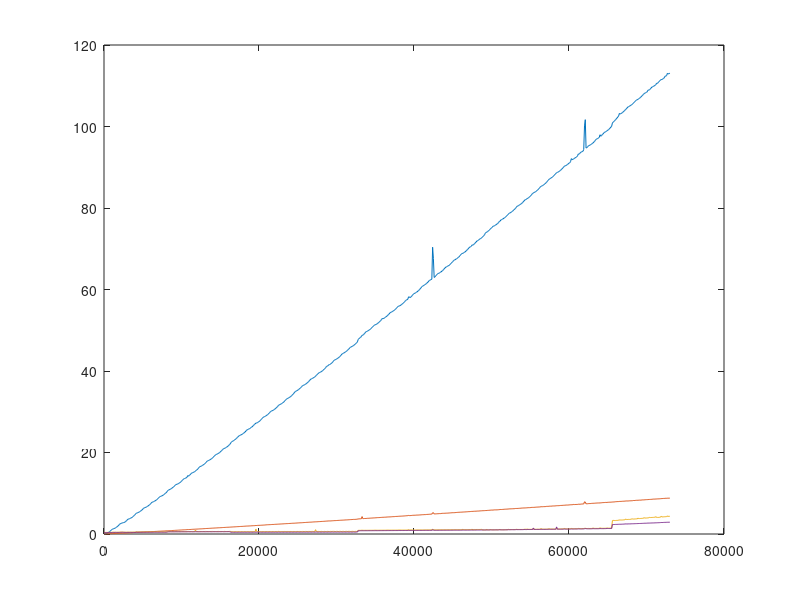

Source code (MATLAB):
x=1:100:73001;y1=1:100:73001;y2=1:100:73001;y3=1:100:73001;y4=1:100:73001;
y1(1) = 0.001400; y2(1) = 0.000500; y3(1) = 0.447222; y4(1) = 0.351800;
y1(2) = 0.017200; y2(2) = 0.007200; y3(2) = 0.390778; y4(2) = 0.353800;
y1(3) = 0.054000; y2(3) = 0.014100; y3(3) = 0.394889; y4(3) = 0.353600;
y1(4) = 0.112500; y2(4) = 0.021300; y3(4) = 0.396556; y4(4) = 0.355200;
y1(5) = 0.191300; y2(5) = 0.030000; y3(5) = 0.398000; y4(5) = 0.379900;
y1(6) = 0.289200; y2(6) = 0.037900; y3(6) = 0.398000; y4(6) = 0.355800;
y1(7) = 0.408600; y2(7) = 0.046900; y3(7) = 0.397778; y4(7) = 0.354800;
y1(8) = 0.547200; y2(8) = 0.055100; y3(8) = 0.400333; y4(8) = 0.355200;
y1(9) = 0.706600; y2(9) = 0.064600; y3(9) = 0.398222; y4(9) = 0.355200;
y1(10) = 0.888900; y2(10) = 0.072900; y3(10) = 0.427778; y4(10) = 0.355000;
y1(11) = 1.089700; y2(11) = 0.082500; y3(11) = 0.397000; y4(11) = 0.354400;
y1(12) = 1.204500; y2(12) = 0.092600; y3(12) = 0.453778; y4(12) = 0.382700;
y1(13) = 1.255600; y2(13) = 0.101000; y3(13) = 0.430000; y4(13) = 0.382900;
y1(14) = 1.328400; y2(14) = 0.111000; y3(14) = 0.455556; y4(14) = 0.382100;
y1(15) = 1.414900; y2(15) = 0.120700; y3(15) = 0.428444; y4(15) = 0.381700;
y1(16) = 1.522400; y2(16) = 0.128800; y3(16) = 0.425889; y4(16) = 0.406200;
y1(17) = 1.651200; y2(17) = 0.139100; y3(17) = 0.429333; y4(17) = 0.383100;
y1(18) = 1.798700; y2(18) = 0.151000; y3(18) = 0.429000; y4(18) = 0.381200;
y1(19) = 1.961200; y2(19) = 0.158700; y3(19) = 0.452556; y4(19) = 0.383400;
y1(20) = 2.146600; y2(20) = 0.169500; y3(20) = 0.428556; y4(20) = 0.382300;
y1(21) = 2.350800; y2(21) = 0.179400; y3(21) = 0.452778; y4(21) = 0.384500;
y1(22) = 2.535400; y2(22) = 0.188700; y3(22) = 0.483889; y4(22) = 0.410300;
y1(23) = 2.599000; y2(23) = 0.199600; y3(23) = 0.457444; y4(23) = 0.410800;
y1(24) = 2.669000; y2(24) = 0.210800; y3(24) = 0.484667; y4(24) = 0.411200;
y1(25) = 2.753900; y2(25) = 0.219900; y3(25) = 0.454000; y4(25) = 0.435600;
y1(26) = 2.790500; y2(26) = 0.222000; y3(26) = 0.475889; y4(26) = 0.406700;
y1(27) = 2.812900; y2(27) = 0.221200; y3(27) = 0.456000; y4(27) = 0.391800;
y1(28) = 2.933800; y2(28) = 0.233300; y3(28) = 0.428111; y4(28) = 0.410200;
y1(29) = 3.087900; y2(29) = 0.244500; y3(29) = 0.458556; y4(29) = 0.381100;
y1(30) = 3.262700; y2(30) = 0.247200; y3(30) = 0.460556; y4(30) = 0.377900;
y1(31) = 3.454100; y2(31) = 0.261300; y3(31) = 0.457778; y4(31) = 0.386100;
y1(32) = 3.633000; y2(32) = 0.270500; y3(32) = 0.435222; y4(32) = 0.410900;
y1(33) = 3.691500; y2(33) = 0.282500; y3(33) = 0.467222; y4(33) = 0.385800;
y1(34) = 3.761400; y2(34) = 0.297600; y3(34) = 0.467111; y4(34) = 0.387000;
y1(35) = 3.846000; y2(35) = 0.303300; y3(35) = 0.435889; y4(35) = 0.413200;
y1(36) = 3.945200; y2(36) = 0.307000; y3(36) = 0.428667; y4(36) = 0.395600;
y1(37) = 4.064700; y2(37) = 0.323500; y3(37) = 0.467778; y4(37) = 0.389900;
y1(38) = 4.199000; y2(38) = 0.325500; y3(38) = 0.463556; y4(38) = 0.387300;
y1(39) = 4.365800; y2(39) = 0.353600; y3(39) = 0.447000; y4(39) = 0.407000;
y1(40) = 4.544800; y2(40) = 0.358000; y3(40) = 0.474111; y4(40) = 0.381800;
y1(41) = 4.738700; y2(41) = 0.363700; y3(41) = 0.478667; y4(41) = 0.382300;
y1(42) = 5.002500; y2(42) = 0.367500; y3(42) = 0.539222; y4(42) = 0.416600;
y1(43) = 5.121900; y2(43) = 0.454700; y3(43) = 0.528333; y4(43) = 0.440100;
y1(44) = 5.179400; y2(44) = 0.387500; y3(44) = 0.515333; y4(44) = 0.442100;
y1(45) = 5.261500; y2(45) = 0.395200; y3(45) = 0.513000; y4(45) = 0.416200;
y1(46) = 5.356101; y2(46) = 0.406500; y3(46) = 0.512778; y4(46) = 0.440400;
y1(47) = 5.471000; y2(47) = 0.417900; y3(47) = 0.540889; y4(47) = 0.418000;
y1(48) = 5.592599; y2(48) = 0.427100; y3(48) = 0.483222; y4(48) = 0.440600;
y1(49) = 5.739700; y2(49) = 0.444700; y3(49) = 0.537111; y4(49) = 0.414500;
y1(50) = 5.903300; y2(50) = 0.446400; y3(50) = 0.512889; y4(50) = 0.441100;
y1(51) = 6.094000; y2(51) = 0.459700; y3(51) = 0.513444; y4(51) = 0.441100;
y1(52) = 6.296600; y2(52) = 0.466100; y3(52) = 0.514000; y4(52) = 0.440400;
y1(53) = 6.415300; y2(53) = 0.480300; y3(53) = 0.511889; y4(53) = 0.441200;
y1(54) = 6.480700; y2(54) = 0.494800; y3(54) = 0.545222; y4(54) = 0.420400;
y1(55) = 6.563600; y2(55) = 0.501600; y3(55) = 0.514333; y4(55) = 0.442200;
y1(56) = 6.656800; y2(56) = 0.519300; y3(56) = 0.542556; y4(56) = 0.427600;
y1(57) = 6.771500; y2(57) = 0.520900; y3(57) = 0.512889; y4(57) = 0.443500;
y1(58) = 6.903600; y2(58) = 0.528600; y3(58) = 0.543889; y4(58) = 0.420400;
y1(59) = 7.049300; y2(59) = 0.539200; y3(59) = 0.516556; y4(59) = 0.443200;
y1(60) = 7.216700; y2(60) = 0.551900; y3(60) = 0.513889; y4(60) = 0.442100;
y1(61) = 7.406199; y2(61) = 0.563500; y3(61) = 0.513889; y4(61) = 0.419200;
y1(62) = 7.605700; y2(62) = 0.569500; y3(62) = 0.515222; y4(62) = 0.443800;
y1(63) = 7.789200; y2(63) = 0.582800; y3(63) = 0.542000; y4(63) = 0.420900;
y1(64) = 7.862901; y2(64) = 0.594200; y3(64) = 0.486111; y4(64) = 0.443500;
y1(65) = 7.935300; y2(65) = 0.603100; y3(65) = 0.546222; y4(65) = 0.422100;
y1(66) = 8.040700; y2(66) = 0.614500; y3(66) = 0.512000; y4(66) = 0.446800;
y1(67) = 8.141400; y2(67) = 0.634400; y3(67) = 0.517444; y4(67) = 0.444600;
y1(68) = 8.273600; y2(68) = 0.635100; y3(68) = 0.517111; y4(68) = 0.443700;
y1(69) = 8.414000; y2(69) = 0.644700; y3(69) = 0.516889; y4(69) = 0.446000;
y1(70) = 8.583700; y2(70) = 0.656000; y3(70) = 0.546667; y4(70) = 0.422500;
y1(71) = 8.759299; y2(71) = 0.670200; y3(71) = 0.515333; y4(71) = 0.446500;
y1(72) = 8.967600; y2(72) = 0.676000; y3(72) = 0.547778; y4(72) = 0.423600;
y1(73) = 9.149899; y2(73) = 0.687100; y3(73) = 0.526778; y4(73) = 0.455700;
y1(74) = 9.215100; y2(74) = 0.695500; y3(74) = 0.550444; y4(74) = 0.421600;
y1(75) = 9.307200; y2(75) = 0.710500; y3(75) = 0.519333; y4(75) = 0.447700;
y1(76) = 9.389000; y2(76) = 0.721500; y3(76) = 0.518000; y4(76) = 0.452300;
y1(77) = 9.499101; y2(77) = 0.727300; y3(77) = 0.520667; y4(77) = 0.425700;
y1(78) = 9.628099; y2(78) = 0.735500; y3(78) = 0.519111; y4(78) = 0.446500;
y1(79) = 9.771100; y2(79) = 0.748600; y3(79) = 0.550000; y4(79) = 0.424100;
y1(80) = 9.944800; y2(80) = 0.766600; y3(80) = 0.492556; y4(80) = 0.446700;
y1(81) = 10.116500; y2(81) = 0.773400; y3(81) = 0.549333; y4(81) = 0.423900;
y1(82) = 10.303599; y2(82) = 0.787400; y3(82) = 0.524778; y4(82) = 0.448800;
y1(83) = 10.615199; y2(83) = 0.797300; y3(83) = 0.575556; y4(83) = 0.517200;
y1(84) = 10.747400; y2(84) = 0.806900; y3(84) = 0.602778; y4(84) = 0.517300;
y1(85) = 10.843200; y2(85) = 0.814200; y3(85) = 0.609222; y4(85) = 0.517600;
y1(86) = 10.952500; y2(86) = 0.821200; y3(86) = 0.584778; y4(86) = 0.543900;
y1(87) = 11.039301; y2(87) = 0.837500; y3(87) = 0.585111; y4(87) = 0.542000;
y1(88) = 11.157599; y2(88) = 0.846200; y3(88) = 0.583667; y4(88) = 0.518400;
y1(89) = 11.298100; y2(89) = 0.855200; y3(89) = 0.582000; y4(89) = 0.540900;
y1(90) = 11.451700; y2(90) = 0.868300; y3(90) = 0.583889; y4(90) = 0.544100;
y1(91) = 11.617300; y2(91) = 0.876100; y3(91) = 0.575222; y4(91) = 0.520800;
y1(92) = 11.809099; y2(92) = 0.885200; y3(92) = 0.603778; y4(92) = 0.521700;
y1(93) = 12.016500; y2(93) = 0.899100; y3(93) = 0.604222; y4(93) = 0.523300;
y1(94) = 12.117699; y2(94) = 0.914600; y3(94) = 0.576889; y4(94) = 0.545200;
y1(95) = 12.207099; y2(95) = 0.919600; y3(95) = 0.582000; y4(95) = 0.546300;
y1(96) = 12.272501; y2(96) = 0.931200; y3(96) = 0.580222; y4(96) = 0.522300;
y1(97) = 12.370901; y2(97) = 0.946200; y3(97) = 0.579889; y4(97) = 0.546700;
y1(98) = 12.488200; y2(98) = 0.955200; y3(98) = 0.577667; y4(98) = 0.546700;
y1(99) = 12.624500; y2(99) = 0.970200; y3(99) = 0.580444; y4(99) = 0.524800;
y1(100) = 12.774800; y2(100) = 0.974500; y3(100) = 0.611778; y4(100) = 0.524200;
y1(101) = 12.943700; y2(101) = 0.988600; y3(101) = 0.607778; y4(101) = 0.523500;
y1(102) = 13.153101; y2(102) = 1.001400; y3(102) = 0.582222; y4(102) = 0.548600;
y1(103) = 13.353299; y2(103) = 1.017100; y3(103) = 0.584000; y4(103) = 0.549700;
y1(104) = 13.551999; y2(104) = 1.018800; y3(104) = 0.588889; y4(104) = 0.526900;
y1(105) = 13.603600; y2(105) = 1.035800; y3(105) = 0.576667; y4(105) = 0.550500;
y1(106) = 13.682199; y2(106) = 1.038300; y3(106) = 0.578889; y4(106) = 0.552000;
y1(107) = 13.781199; y2(107) = 1.054700; y3(107) = 0.582333; y4(107) = 0.527000;
y1(108) = 13.899600; y2(108) = 1.062800; y3(108) = 0.608667; y4(108) = 0.527800;
y1(109) = 14.329100; y2(109) = 1.104500; y3(109) = 0.628444; y4(109) = 0.542500;
y1(110) = 14.183800; y2(110) = 1.084800; y3(110) = 0.595667; y4(110) = 0.553900;
y1(111) = 14.358600; y2(111) = 1.094000; y3(111) = 0.591889; y4(111) = 0.552700;
y1(112) = 14.545300; y2(112) = 1.103900; y3(112) = 0.587222; y4(112) = 0.532100;
y1(113) = 14.746602; y2(113) = 1.115900; y3(113) = 0.590000; y4(113) = 0.553200;
y1(114) = 14.956800; y2(114) = 1.133800; y3(114) = 0.600778; y4(114) = 0.556600;
y1(115) = 15.010201; y2(115) = 1.142700; y3(115) = 0.590000; y4(115) = 0.532300;
y1(116) = 15.094501; y2(116) = 1.157700; y3(116) = 0.612889; y4(116) = 0.529100;
y1(117) = 15.193300; y2(117) = 1.163100; y3(117) = 0.624000; y4(117) = 0.533000;
y1(118) = 15.308001; y2(118) = 1.173800; y3(118) = 0.585778; y4(118) = 0.553400;
y1(119) = 15.453601; y2(119) = 1.189200; y3(119) = 0.961889; y4(119) = 0.567100;
y1(120) = 15.606400; y2(120) = 1.197000; y3(120) = 0.595222; y4(120) = 0.531200;
y1(121) = 15.781201; y2(121) = 1.204600; y3(121) = 0.589556; y4(121) = 0.556400;
y1(122) = 15.958501; y2(122) = 1.213800; y3(122) = 0.589000; y4(122) = 0.556100;
y1(123) = 16.157799; y2(123) = 1.240000; y3(123) = 0.594778; y4(123) = 0.532700;
y1(124) = 16.415298; y2(124) = 1.242500; y3(124) = 0.617778; y4(124) = 0.532300;
y1(125) = 16.538601; y2(125) = 1.255900; y3(125) = 0.619889; y4(125) = 0.532900;
y1(126) = 16.618702; y2(126) = 1.258600; y3(126) = 0.592333; y4(126) = 0.558300;
y1(127) = 16.710899; y2(127) = 1.275500; y3(127) = 0.597111; y4(127) = 0.557800;
y1(128) = 16.825199; y2(128) = 1.285700; y3(128) = 0.600222; y4(128) = 0.535200;
y1(129) = 16.961201; y2(129) = 1.298800; y3(129) = 0.598444; y4(129) = 0.558200;
y1(130) = 17.081900; y2(130) = 1.313300; y3(130) = 0.599556; y4(130) = 0.562400;
y1(131) = 17.259602; y2(131) = 1.320300; y3(131) = 0.598333; y4(131) = 0.535300;
y1(132) = 17.425600; y2(132) = 1.339200; y3(132) = 0.625778; y4(132) = 0.538400;
y1(133) = 17.624599; y2(133) = 1.349200; y3(133) = 0.623222; y4(133) = 0.535700;
y1(134) = 17.858999; y2(134) = 1.362300; y3(134) = 0.594778; y4(134) = 0.562200;
y1(135) = 17.974100; y2(135) = 1.366000; y3(135) = 0.600778; y4(135) = 0.563700;
y1(136) = 18.036499; y2(136) = 1.375300; y3(136) = 0.599333; y4(136) = 0.535800;
y1(137) = 18.152000; y2(137) = 1.386000; y3(137) = 0.601556; y4(137) = 0.564000;
y1(138) = 18.243099; y2(138) = 1.401100; y3(138) = 0.597333; y4(138) = 0.564900;
y1(139) = 18.370800; y2(139) = 1.414700; y3(139) = 0.599444; y4(139) = 0.538600;
y1(140) = 18.520199; y2(140) = 1.422700; y3(140) = 0.624111; y4(140) = 0.539800;
y1(141) = 18.675201; y2(141) = 1.438400; y3(141) = 0.630000; y4(141) = 0.538900;
y1(142) = 18.839500; y2(142) = 1.445800; y3(142) = 0.592222; y4(142) = 0.567200;
y1(143) = 19.055399; y2(143) = 1.456300; y3(143) = 0.597111; y4(143) = 0.563300;
y1(144) = 19.277300; y2(144) = 1.471700; y3(144) = 0.600556; y4(144) = 0.543300;
y1(145) = 19.438198; y2(145) = 1.478100; y3(145) = 0.604333; y4(145) = 0.566300;
y1(146) = 19.514900; y2(146) = 1.490400; y3(146) = 0.596667; y4(146) = 0.568600;
y1(147) = 19.625401; y2(147) = 1.503900; y3(147) = 0.605444; y4(147) = 0.541600;
y1(148) = 19.715799; y2(148) = 1.522900; y3(148) = 0.634111; y4(148) = 0.541300;
y1(149) = 19.833099; y2(149) = 1.521300; y3(149) = 0.630111; y4(149) = 0.543000;
y1(150) = 19.975800; y2(150) = 1.540200; y3(150) = 0.602222; y4(150) = 0.569400;
y1(151) = 20.120100; y2(151) = 1.543200; y3(151) = 0.599889; y4(151) = 0.568300;
y1(152) = 20.314398; y2(152) = 1.560300; y3(152) = 0.600333; y4(152) = 0.544900;
y1(153) = 20.496700; y2(153) = 1.563700; y3(153) = 0.604889; y4(153) = 0.571600;
y1(154) = 20.717800; y2(154) = 1.586400; y3(154) = 0.610444; y4(154) = 0.573000;
y1(155) = 20.892700; y2(155) = 1.596900; y3(155) = 0.606111; y4(155) = 0.546000;
y1(156) = 20.977901; y2(156) = 1.602800; y3(156) = 0.635778; y4(156) = 0.545000;
y1(157) = 21.060600; y2(157) = 1.614500; y3(157) = 0.638667; y4(157) = 0.547600;
y1(158) = 21.168201; y2(158) = 1.625400; y3(158) = 0.604556; y4(158) = 0.573600;
y1(159) = 21.287701; y2(159) = 1.638200; y3(159) = 0.609444; y4(159) = 0.571900;
y1(160) = 21.415901; y2(160) = 1.651000; y3(160) = 0.613445; y4(160) = 0.548300;
y1(161) = 21.569099; y2(161) = 1.661500; y3(161) = 0.610444; y4(161) = 0.573600;
y1(162) = 21.744698; y2(162) = 1.662700; y3(162) = 0.618333; y4(162) = 0.576100;
y1(163) = 21.953701; y2(163) = 1.677800; y3(163) = 0.635000; y4(163) = 0.551000;
y1(164) = 22.133001; y2(164) = 1.696800; y3(164) = 0.637000; y4(164) = 0.548900;
y1(165) = 22.493101; y2(165) = 1.703400; y3(165) = 0.590889; y4(165) = 0.402900;
y1(166) = 22.654099; y2(166) = 1.715000; y3(166) = 0.589667; y4(166) = 0.431200;
y1(167) = 22.770603; y2(167) = 1.730300; y3(167) = 0.546667; y4(167) = 0.465200;
y1(168) = 22.884403; y2(168) = 1.743800; y3(168) = 0.544778; y4(168) = 0.433500;
y1(169) = 23.018398; y2(169) = 1.755700; y3(169) = 0.581111; y4(169) = 0.402400;
y1(170) = 23.169300; y2(170) = 1.753600; y3(170) = 0.580667; y4(170) = 0.433300;
y1(171) = 23.320400; y2(171) = 1.778400; y3(171) = 0.548000; y4(171) = 0.464800;
y1(172) = 23.474697; y2(172) = 1.789500; y3(172) = 0.548667; y4(172) = 0.436600;
y1(173) = 23.680298; y2(173) = 1.804000; y3(173) = 0.580111; y4(173) = 0.405400;
y1(174) = 23.873699; y2(174) = 1.808200; y3(174) = 0.583556; y4(174) = 0.433800;
y1(175) = 24.065701; y2(175) = 1.816900; y3(175) = 0.552222; y4(175) = 0.467500;
y1(176) = 24.176701; y2(176) = 1.835300; y3(176) = 0.548333; y4(176) = 0.437700;
y1(177) = 24.247900; y2(177) = 1.848500; y3(177) = 0.586333; y4(177) = 0.406500;
y1(178) = 24.348700; y2(178) = 1.861500; y3(178) = 0.584556; y4(178) = 0.433600;
y1(179) = 24.457800; y2(179) = 1.861100; y3(179) = 0.552000; y4(179) = 0.467700;
y1(180) = 24.570501; y2(180) = 1.876200; y3(180) = 0.551778; y4(180) = 0.436300;
y1(181) = 24.726398; y2(181) = 1.888100; y3(181) = 0.588111; y4(181) = 0.407700;
y1(182) = 24.857302; y2(182) = 1.903100; y3(182) = 0.588333; y4(182) = 0.439800;
y1(183) = 25.037502; y2(183) = 1.914600; y3(183) = 0.555222; y4(183) = 0.469000;
y1(184) = 25.247200; y2(184) = 1.936200; y3(184) = 0.555889; y4(184) = 0.441400;
y1(185) = 25.437799; y2(185) = 1.942600; y3(185) = 0.586667; y4(185) = 0.410200;
y1(186) = 25.619900; y2(186) = 1.955000; y3(186) = 0.593000; y4(186) = 0.436800;
y1(187) = 25.687702; y2(187) = 1.957500; y3(187) = 0.556556; y4(187) = 0.469200;
y1(188) = 25.785101; y2(188) = 1.974000; y3(188) = 0.559778; y4(188) = 0.439200;
y1(189) = 25.878901; y2(189) = 1.981200; y3(189) = 0.589333; y4(189) = 0.408500;
y1(190) = 25.987202; y2(190) = 1.994900; y3(190) = 0.591444; y4(190) = 0.437200;
y1(191) = 26.172800; y2(191) = 2.010100; y3(191) = 0.558222; y4(191) = 0.469800;
y1(192) = 26.292902; y2(192) = 2.020800; y3(192) = 0.555333; y4(192) = 0.443100;
y1(193) = 26.482203; y2(193) = 2.028900; y3(193) = 0.592222; y4(193) = 0.410400;
y1(194) = 26.665701; y2(194) = 2.047900; y3(194) = 0.594778; y4(194) = 0.437900;
y1(195) = 26.865402; y2(195) = 2.043300; y3(195) = 0.560889; y4(195) = 0.473400;
y1(196) = 27.040600; y2(196) = 2.068200; y3(196) = 0.557667; y4(196) = 0.442000;
y1(197) = 27.227802; y2(197) = 2.092200; y3(197) = 1.217667; y4(197) = 0.413400;
y1(198) = 27.233898; y2(198) = 2.085500; y3(198) = 0.596555; y4(198) = 0.441900;
y1(199) = 27.334202; y2(199) = 2.107700; y3(199) = 0.560667; y4(199) = 0.473500;
y1(200) = 27.459698; y2(200) = 2.119300; y3(200) = 0.561333; y4(200) = 0.445000;
y1(201) = 27.591000; y2(201) = 2.121500; y3(201) = 0.597000; y4(201) = 0.410400;
y1(202) = 27.733398; y2(202) = 2.129300; y3(202) = 0.597333; y4(202) = 0.442500;
y1(203) = 27.955999; y2(203) = 2.141800; y3(203) = 0.561778; y4(203) = 0.473700;
y1(204) = 28.123699; y2(204) = 2.153100; y3(204) = 0.561667; y4(204) = 0.443800;
y1(205) = 28.340601; y2(205) = 2.164600; y3(205) = 0.598444; y4(205) = 0.413300;
y1(206) = 28.590298; y2(206) = 2.176200; y3(206) = 0.599667; y4(206) = 0.443000;
y1(207) = 28.720102; y2(207) = 2.188900; y3(207) = 0.569222; y4(207) = 0.474100;
y1(208) = 28.794901; y2(208) = 2.199800; y3(208) = 0.561667; y4(208) = 0.445900;
y1(209) = 28.881897; y2(209) = 2.215300; y3(209) = 0.599667; y4(209) = 0.413000;
y1(210) = 29.008799; y2(210) = 2.244700; y3(210) = 0.602667; y4(210) = 0.442100;
y1(211) = 29.135799; y2(211) = 2.259200; y3(211) = 0.565444; y4(211) = 0.476400;
y1(212) = 29.286200; y2(212) = 2.269100; y3(212) = 0.566778; y4(212) = 0.446200;
y1(213) = 29.431799; y2(213) = 2.279300; y3(213) = 0.601111; y4(213) = 0.414600;
y1(214) = 29.626902; y2(214) = 2.286400; y3(214) = 0.606778; y4(214) = 0.444200;
y1(215) = 29.842402; y2(215) = 2.298400; y3(215) = 0.565889; y4(215) = 0.478000;
y1(216) = 30.066502; y2(216) = 2.303800; y3(216) = 0.566222; y4(216) = 0.447400;
y1(217) = 30.161200; y2(217) = 2.322700; y3(217) = 0.601667; y4(217) = 0.413600;
y1(218) = 30.259302; y2(218) = 2.338600; y3(218) = 0.603667; y4(218) = 0.445800;
y1(219) = 30.346399; y2(219) = 2.343200; y3(219) = 0.570111; y4(219) = 0.478200;
y1(220) = 30.456799; y2(220) = 2.343100; y3(220) = 0.571222; y4(220) = 0.449700;
y1(221) = 30.581100; y2(221) = 2.361500; y3(221) = 0.603000; y4(221) = 0.415000;
y1(222) = 30.750299; y2(222) = 2.375900; y3(222) = 0.607667; y4(222) = 0.444800;
y1(223) = 30.914501; y2(223) = 2.387400; y3(223) = 0.579111; y4(223) = 0.478800;
y1(224) = 31.081900; y2(224) = 2.392400; y3(224) = 0.570667; y4(224) = 0.448900;
y1(225) = 31.294703; y2(225) = 2.409500; y3(225) = 0.609000; y4(225) = 0.414300;
y1(226) = 31.524200; y2(226) = 2.417800; y3(226) = 0.645778; y4(226) = 0.448600;
y1(227) = 31.690100; y2(227) = 2.428600; y3(227) = 0.572333; y4(227) = 0.480900;
y1(228) = 31.762699; y2(228) = 2.446000; y3(228) = 0.575889; y4(228) = 0.449800;
y1(229) = 31.866199; y2(229) = 2.452400; y3(229) = 0.608667; y4(229) = 0.416100;
y1(230) = 31.985302; y2(230) = 2.475800; y3(230) = 0.612000; y4(230) = 0.447300;
y1(231) = 32.105297; y2(231) = 2.474800; y3(231) = 0.576222; y4(231) = 0.479600;
y1(232) = 32.247902; y2(232) = 2.488400; y3(232) = 0.573222; y4(232) = 0.449400;
y1(233) = 32.392204; y2(233) = 2.500800; y3(233) = 0.612556; y4(233) = 0.417000;
y1(234) = 32.650002; y2(234) = 2.526300; y3(234) = 0.618667; y4(234) = 0.449800;
y1(235) = 32.785397; y2(235) = 2.525100; y3(235) = 0.579111; y4(235) = 0.485300;
y1(236) = 33.016102; y2(236) = 2.542100; y3(236) = 0.577000; y4(236) = 0.451900;
y1(237) = 33.186398; y2(237) = 2.549000; y3(237) = 0.612778; y4(237) = 0.417800;
y1(238) = 33.264900; y2(238) = 2.553500; y3(238) = 0.615000; y4(238) = 0.449900;
y1(239) = 33.386299; y2(239) = 2.570200; y3(239) = 0.581889; y4(239) = 0.485300;
y1(240) = 33.486500; y2(240) = 2.582100; y3(240) = 0.578889; y4(240) = 0.453700;
y1(241) = 33.612701; y2(241) = 2.591000; y3(241) = 0.614778; y4(241) = 0.418300;
y1(242) = 33.762501; y2(242) = 2.603400; y3(242) = 0.617667; y4(242) = 0.449900;
y1(243) = 33.931702; y2(243) = 2.618300; y3(243) = 0.579111; y4(243) = 0.483900;
y1(244) = 34.133301; y2(244) = 2.627500; y3(244) = 0.578111; y4(244) = 0.451300;
y1(245) = 34.306599; y2(245) = 2.649000; y3(245) = 0.616556; y4(245) = 0.419500;
y1(246) = 34.524399; y2(246) = 2.642100; y3(246) = 0.620333; y4(246) = 0.450700;
y1(247) = 34.816799; y2(247) = 2.655000; y3(247) = 0.580000; y4(247) = 0.485600;
y1(248) = 34.966202; y2(248) = 2.678100; y3(248) = 0.578889; y4(248) = 0.454400;
y1(249) = 35.083797; y2(249) = 2.679400; y3(249) = 0.616556; y4(249) = 0.418500;
y1(250) = 35.174202; y2(250) = 2.695900; y3(250) = 0.622444; y4(250) = 0.453000;
y1(251) = 35.315697; y2(251) = 2.719700; y3(251) = 0.618222; y4(251) = 0.488800;
y1(252) = 35.442402; y2(252) = 2.722100; y3(252) = 0.586667; y4(252) = 0.455800;
y1(253) = 35.597698; y2(253) = 2.736400; y3(253) = 0.623000; y4(253) = 0.418900;
y1(254) = 35.762001; y2(254) = 2.754600; y3(254) = 0.623111; y4(254) = 0.453300;
y1(255) = 35.941803; y2(255) = 2.758400; y3(255) = 0.584778; y4(255) = 0.486900;
y1(256) = 36.167500; y2(256) = 2.764600; y3(256) = 0.585444; y4(256) = 0.456000;
y1(257) = 36.374901; y2(257) = 2.784300; y3(257) = 0.625444; y4(257) = 0.420900;
y1(258) = 36.452400; y2(258) = 2.793700; y3(258) = 0.623889; y4(258) = 0.456500;
y1(259) = 36.562904; y2(259) = 2.808600; y3(259) = 0.588333; y4(259) = 0.489400;
y1(260) = 36.641502; y2(260) = 2.820000; y3(260) = 0.589556; y4(260) = 0.458900;
y1(261) = 36.762398; y2(261) = 2.827900; y3(261) = 0.629000; y4(261) = 0.422700;
y1(262) = 36.892902; y2(262) = 2.846600; y3(262) = 0.627111; y4(262) = 0.455400;
y1(263) = 37.064301; y2(263) = 2.863600; y3(263) = 0.590222; y4(263) = 0.493900;
y1(264) = 37.205299; y2(264) = 2.865500; y3(264) = 0.589111; y4(264) = 0.459300;
y1(265) = 37.415497; y2(265) = 2.877000; y3(265) = 0.629556; y4(265) = 0.424800;
y1(266) = 37.612202; y2(266) = 2.890000; y3(266) = 0.628889; y4(266) = 0.458200;
y1(267) = 37.848801; y2(267) = 2.906300; y3(267) = 0.592667; y4(267) = 0.490100;
y1(268) = 38.032398; y2(268) = 2.904800; y3(268) = 0.589444; y4(268) = 0.461200;
y1(269) = 38.090401; y2(269) = 2.924900; y3(269) = 0.629778; y4(269) = 0.424400;
y1(270) = 38.181900; y2(270) = 2.944100; y3(270) = 0.631667; y4(270) = 0.457800;
y1(271) = 38.313896; y2(271) = 2.944400; y3(271) = 0.591667; y4(271) = 0.496400;
y1(272) = 38.435303; y2(272) = 2.974100; y3(272) = 0.592889; y4(272) = 0.459700;
y1(273) = 38.552696; y2(273) = 2.975500; y3(273) = 0.634556; y4(273) = 0.425900;
y1(274) = 38.722904; y2(274) = 2.997300; y3(274) = 1.058333; y4(274) = 0.479000;
y1(275) = 38.934597; y2(275) = 2.992800; y3(275) = 0.594667; y4(275) = 0.494500;
y1(276) = 39.116901; y2(276) = 3.007600; y3(276) = 0.593333; y4(276) = 0.461300;
y1(277) = 39.326397; y2(277) = 3.019100; y3(277) = 0.633667; y4(277) = 0.426100;
y1(278) = 39.517296; y2(278) = 3.037400; y3(278) = 0.632111; y4(278) = 0.461400;
y1(279) = 39.618599; y2(279) = 3.045100; y3(279) = 0.595556; y4(279) = 0.497300;
y1(280) = 39.702801; y2(280) = 3.052500; y3(280) = 0.594556; y4(280) = 0.461300;
y1(281) = 39.799400; y2(281) = 3.073800; y3(281) = 0.637333; y4(281) = 0.426700;
y1(282) = 39.914501; y2(282) = 3.083700; y3(282) = 0.634778; y4(282) = 0.460200;
y1(283) = 40.085697; y2(283) = 3.089800; y3(283) = 0.599667; y4(283) = 0.496800;
y1(284) = 40.230900; y2(284) = 3.103900; y3(284) = 0.600000; y4(284) = 0.464400;
y1(285) = 40.417900; y2(285) = 3.116900; y3(285) = 0.634778; y4(285) = 0.428400;
y1(286) = 40.601799; y2(286) = 3.132900; y3(286) = 0.637444; y4(286) = 0.463100;
y1(287) = 40.843399; y2(287) = 3.145800; y3(287) = 0.598667; y4(287) = 0.500000;
y1(288) = 41.088703; y2(288) = 3.158600; y3(288) = 0.598222; y4(288) = 0.464900;
y1(289) = 41.200901; y2(289) = 3.176100; y3(289) = 0.637889; y4(289) = 0.431200;
y1(290) = 41.295898; y2(290) = 3.185300; y3(290) = 0.643556; y4(290) = 0.462300;
y1(291) = 41.550800; y2(291) = 3.220500; y3(291) = 0.601778; y4(291) = 0.502300;
y1(292) = 41.525200; y2(292) = 3.210100; y3(292) = 0.599333; y4(292) = 0.467600;
y1(293) = 41.673801; y2(293) = 3.190800; y3(293) = 0.642333; y4(293) = 0.429900;
y1(294) = 41.815701; y2(294) = 3.225200; y3(294) = 0.640222; y4(294) = 0.466300;
y1(295) = 41.983700; y2(295) = 3.239300; y3(295) = 0.602889; y4(295) = 0.501600;
y1(296) = 42.182098; y2(296) = 3.250100; y3(296) = 0.646778; y4(296) = 0.470400;
y1(297) = 42.388901; y2(297) = 3.264500; y3(297) = 0.644556; y4(297) = 0.432500;
y1(298) = 42.633503; y2(298) = 3.283200; y3(298) = 0.643556; y4(298) = 0.465900;
y1(299) = 42.738300; y2(299) = 3.281900; y3(299) = 0.603556; y4(299) = 0.503100;
y1(300) = 42.828697; y2(300) = 3.294500; y3(300) = 0.602667; y4(300) = 0.471600;
y1(301) = 42.936501; y2(301) = 3.307200; y3(301) = 0.646222; y4(301) = 0.433400;
y1(302) = 43.049004; y2(302) = 3.314200; y3(302) = 0.646778; y4(302) = 0.466700;
y1(303) = 43.175301; y2(303) = 3.345300; y3(303) = 0.603556; y4(303) = 0.505600;
y1(304) = 43.342495; y2(304) = 3.339700; y3(304) = 0.604333; y4(304) = 0.470400;
y1(305) = 43.490501; y2(305) = 3.359100; y3(305) = 0.649667; y4(305) = 0.432700;
y1(306) = 43.693199; y2(306) = 3.368700; y3(306) = 0.647111; y4(306) = 0.468800;
y1(307) = 43.899300; y2(307) = 3.382400; y3(307) = 0.606000; y4(307) = 0.505500;
y1(308) = 44.139805; y2(308) = 3.395300; y3(308) = 0.606333; y4(308) = 0.470400;
y1(309) = 44.290604; y2(309) = 3.403700; y3(309) = 0.646222; y4(309) = 0.431800;
y1(310) = 44.374905; y2(310) = 3.402500; y3(310) = 0.649000; y4(310) = 0.466400;
y1(311) = 44.473400; y2(311) = 3.430200; y3(311) = 0.609889; y4(311) = 0.507600;
y1(312) = 44.613598; y2(312) = 3.440000; y3(312) = 0.606667; y4(312) = 0.469300;
y1(313) = 44.732002; y2(313) = 3.452700; y3(313) = 0.651111; y4(313) = 0.435000;
y1(314) = 44.883003; y2(314) = 3.468200; y3(314) = 0.651333; y4(314) = 0.470300;
y1(315) = 45.038597; y2(315) = 3.467000; y3(315) = 0.611000; y4(315) = 0.511900;
y1(316) = 45.259499; y2(316) = 3.489400; y3(316) = 0.654444; y4(316) = 0.475000;
y1(317) = 45.424900; y2(317) = 3.503600; y3(317) = 0.651667; y4(317) = 0.436000;
y1(318) = 45.660904; y2(318) = 3.510200; y3(318) = 0.655333; y4(318) = 0.470600;
y1(319) = 45.829498; y2(319) = 3.536600; y3(319) = 0.610667; y4(319) = 0.508500;
y1(320) = 45.904598; y2(320) = 3.536900; y3(320) = 0.613556; y4(320) = 0.473800;
y1(321) = 46.039696; y2(321) = 3.553300; y3(321) = 0.654444; y4(321) = 0.435000;
y1(322) = 46.120197; y2(322) = 3.566300; y3(322) = 0.655889; y4(322) = 0.471800;
y1(323) = 46.261902; y2(323) = 3.583600; y3(323) = 0.622111; y4(323) = 0.510600;
y1(324) = 46.394901; y2(324) = 3.578600; y3(324) = 0.613111; y4(324) = 0.474100;
y1(325) = 46.565899; y2(325) = 3.589700; y3(325) = 0.655222; y4(325) = 0.437800;
y1(326) = 46.756702; y2(326) = 3.597300; y3(326) = 0.655778; y4(326) = 0.473300;
y1(327) = 46.956501; y2(327) = 3.621400; y3(327) = 0.616778; y4(327) = 0.514900;
y1(328) = 47.161098; y2(328) = 3.628500; y3(328) = 0.615889; y4(328) = 0.476200;
y1(329) = 47.759193; y2(329) = 3.703900; y3(329) = 0.911444; y4(329) = 0.805700;
y1(330) = 47.945301; y2(330) = 3.715400; y3(330) = 0.896000; y4(330) = 0.799300;
y1(331) = 48.120800; y2(331) = 3.719600; y3(331) = 0.896555; y4(331) = 0.801400;
y1(332) = 48.260197; y2(332) = 3.743300; y3(332) = 0.897667; y4(332) = 0.800500;
y1(333) = 48.425697; y2(333) = 3.745100; y3(333) = 0.899778; y4(333) = 0.802500;
y1(334) = 48.763699; y2(334) = 4.269400; y3(334) = 0.949778; y4(334) = 0.806500;
y1(335) = 48.785301; y2(335) = 3.767800; y3(335) = 0.903889; y4(335) = 0.805900;
y1(336) = 48.962399; y2(336) = 3.778100; y3(336) = 0.911667; y4(336) = 0.802000;
y1(337) = 49.172695; y2(337) = 3.800900; y3(337) = 0.907111; y4(337) = 0.807900;
y1(338) = 49.388798; y2(338) = 3.804300; y3(338) = 0.907556; y4(338) = 0.807900;
y1(339) = 49.644600; y2(339) = 3.815400; y3(339) = 0.907000; y4(339) = 0.807800;
y1(340) = 49.692802; y2(340) = 3.826800; y3(340) = 0.909333; y4(340) = 0.808800;
y1(341) = 49.806202; y2(341) = 3.855800; y3(341) = 0.909222; y4(341) = 0.806500;
y1(342) = 49.909599; y2(342) = 3.845800; y3(342) = 0.909000; y4(342) = 0.809200;
y1(343) = 50.032097; y2(343) = 3.869000; y3(343) = 0.913556; y4(343) = 0.818500;
y1(344) = 50.189800; y2(344) = 3.886100; y3(344) = 0.914222; y4(344) = 0.811400;
y1(345) = 50.311199; y2(345) = 3.885600; y3(345) = 0.910556; y4(345) = 0.811500;
y1(346) = 50.492603; y2(346) = 3.910300; y3(346) = 0.914111; y4(346) = 0.812800;
y1(347) = 50.717499; y2(347) = 3.919900; y3(347) = 0.913111; y4(347) = 0.815500;
y1(348) = 50.906998; y2(348) = 3.940800; y3(348) = 0.915333; y4(348) = 0.819000;
y1(349) = 51.120098; y2(349) = 3.940200; y3(349) = 0.918222; y4(349) = 0.816000;
y1(350) = 51.242603; y2(350) = 3.961100; y3(350) = 0.915667; y4(350) = 0.816500;
y1(351) = 51.359901; y2(351) = 3.971300; y3(351) = 0.967778; y4(351) = 0.821900;
y1(352) = 51.433399; y2(352) = 3.983500; y3(352) = 0.922222; y4(352) = 0.823000;
y1(353) = 51.527100; y2(353) = 3.996900; y3(353) = 0.919778; y4(353) = 0.818700;
y1(354) = 51.674000; y2(354) = 4.023300; y3(354) = 0.924556; y4(354) = 0.818700;
y1(355) = 51.830101; y2(355) = 4.022700; y3(355) = 0.922000; y4(355) = 0.822400;
y1(356) = 51.989399; y2(356) = 4.033800; y3(356) = 0.924556; y4(356) = 0.823800;
y1(357) = 52.171600; y2(357) = 4.037200; y3(357) = 0.926222; y4(357) = 0.824800;
y1(358) = 52.378700; y2(358) = 4.061999; y3(358) = 0.931667; y4(358) = 0.827300;
y1(359) = 52.602398; y2(359) = 4.069100; y3(359) = 0.931000; y4(359) = 0.824100;
y1(360) = 52.883995; y2(360) = 4.100600; y3(360) = 0.928778; y4(360) = 0.829200;
y1(361) = 52.841698; y2(361) = 4.098900; y3(361) = 0.930000; y4(361) = 0.826600;
y1(362) = 52.918102; y2(362) = 4.101700; y3(362) = 0.933333; y4(362) = 0.831900;
y1(363) = 53.026703; y2(363) = 4.125300; y3(363) = 0.933667; y4(363) = 0.833100;
y1(364) = 53.176403; y2(364) = 4.130900; y3(364) = 0.934667; y4(364) = 0.829900;
y1(365) = 53.333202; y2(365) = 4.129500; y3(365) = 0.936778; y4(365) = 0.834700;
y1(366) = 53.457695; y2(366) = 4.162200; y3(366) = 0.939222; y4(366) = 0.830600;
y1(367) = 53.652504; y2(367) = 4.182401; y3(367) = 0.987222; y4(367) = 0.841100;
y1(368) = 53.844898; y2(368) = 4.175900; y3(368) = 0.941222; y4(368) = 0.836300;
y1(369) = 54.022400; y2(369) = 4.197600; y3(369) = 0.940889; y4(369) = 0.838500;
y1(370) = 54.286400; y2(370) = 4.200800; y3(370) = 0.942667; y4(370) = 0.840100;
y1(371) = 54.387493; y2(371) = 4.209300; y3(371) = 0.944000; y4(371) = 0.842600;
y1(372) = 54.473797; y2(372) = 4.229300; y3(372) = 0.944778; y4(372) = 0.840300;
y1(373) = 54.582703; y2(373) = 4.255300; y3(373) = 0.948222; y4(373) = 0.841000;
y1(374) = 54.701500; y2(374) = 4.252000; y3(374) = 0.947111; y4(374) = 0.843300;
y1(375) = 54.853004; y2(375) = 4.268700; y3(375) = 0.947778; y4(375) = 0.844300;
y1(376) = 54.976898; y2(376) = 4.274000; y3(376) = 0.948111; y4(376) = 0.849200;
y1(377) = 55.137001; y2(377) = 4.301100; y3(377) = 0.950444; y4(377) = 0.846400;
y1(378) = 55.334900; y2(378) = 4.307300; y3(378) = 0.953333; y4(378) = 0.848300;
y1(379) = 55.553795; y2(379) = 4.320900; y3(379) = 0.953889; y4(379) = 0.849600;
y1(380) = 55.807503; y2(380) = 4.323900; y3(380) = 0.953111; y4(380) = 0.847000;
y1(381) = 55.862202; y2(381) = 4.342300; y3(381) = 0.955889; y4(381) = 0.852200;
y1(382) = 55.986298; y2(382) = 4.358300; y3(382) = 1.014000; y4(382) = 0.856800;
y1(383) = 56.034901; y2(383) = 4.366700; y3(383) = 0.962111; y4(383) = 0.852100;
y1(384) = 56.169800; y2(384) = 4.378901; y3(384) = 0.960444; y4(384) = 0.852400;
y1(385) = 56.341400; y2(385) = 4.389900; y3(385) = 0.961333; y4(385) = 0.858000;
y1(386) = 56.454498; y2(386) = 4.392000; y3(386) = 0.961111; y4(386) = 0.855300;
y1(387) = 56.636505; y2(387) = 4.412700; y3(387) = 0.964333; y4(387) = 0.854800;
y1(388) = 56.817402; y2(388) = 4.428600; y3(388) = 0.970000; y4(388) = 0.854500;
y1(389) = 57.033699; y2(389) = 4.439000; y3(389) = 0.963556; y4(389) = 0.858700;
y1(390) = 57.251598; y2(390) = 4.455800; y3(390) = 0.966222; y4(390) = 0.861200;
y1(391) = 57.412403; y2(391) = 4.486600; y3(391) = 0.971667; y4(391) = 0.856200;
y1(392) = 57.494499; y2(392) = 4.483100; y3(392) = 0.969445; y4(392) = 0.859900;
y1(393) = 57.617695; y2(393) = 4.498700; y3(393) = 0.971778; y4(393) = 0.865200;
y1(394) = 58.207703; y2(394) = 4.559400; y3(394) = 1.075555; y4(394) = 0.899000;
y1(395) = 58.178101; y2(395) = 4.516300; y3(395) = 0.914444; y4(395) = 0.874900;
y1(396) = 58.010902; y2(396) = 4.521300; y3(396) = 0.977111; y4(396) = 0.868300;
y1(397) = 58.185505; y2(397) = 4.536500; y3(397) = 1.033556; y4(397) = 0.871700;
y1(398) = 58.359001; y2(398) = 4.552800; y3(398) = 0.980111; y4(398) = 0.865800;
y1(399) = 58.585796; y2(399) = 4.578900; y3(399) = 0.982111; y4(399) = 0.868500;
y1(400) = 58.805103; y2(400) = 4.591000; y3(400) = 0.977667; y4(400) = 0.873300;
y1(401) = 58.987396; y2(401) = 4.597600; y3(401) = 0.983889; y4(401) = 0.868100;
y1(402) = 59.076996; y2(402) = 4.605800; y3(402) = 0.983222; y4(402) = 0.869200;
y1(403) = 59.174000; y2(403) = 4.611600; y3(403) = 0.985444; y4(403) = 0.869800;
y1(404) = 59.311501; y2(404) = 4.620200; y3(404) = 0.994667; y4(404) = 0.874100;
y1(405) = 59.426201; y2(405) = 4.652500; y3(405) = 0.985333; y4(405) = 0.877100;
y1(406) = 59.611206; y2(406) = 4.646700; y3(406) = 0.995889; y4(406) = 0.881600;
y1(407) = 59.756397; y2(407) = 4.656200; y3(407) = 0.996556; y4(407) = 0.875800;
y1(408) = 59.963997; y2(408) = 4.668000; y3(408) = 0.991111; y4(408) = 0.877700;
y1(409) = 60.181702; y2(409) = 4.691800; y3(409) = 0.996889; y4(409) = 0.878200;
y1(410) = 60.412903; y2(410) = 4.697500; y3(410) = 0.997667; y4(410) = 0.887500;
y1(411) = 60.661499; y2(411) = 4.723599; y3(411) = 0.990889; y4(411) = 0.878600;
y1(412) = 60.819599; y2(412) = 4.738400; y3(412) = 0.953222; y4(412) = 0.885800;
y1(413) = 60.917500; y2(413) = 4.740400; y3(413) = 0.999000; y4(413) = 0.888500;
y1(414) = 61.054100; y2(414) = 4.749800; y3(414) = 1.003000; y4(414) = 0.888600;
y1(415) = 61.171600; y2(415) = 4.773300; y3(415) = 1.001889; y4(415) = 0.884400;
y1(416) = 61.308002; y2(416) = 4.761200; y3(416) = 1.004555; y4(416) = 0.895300;
y1(417) = 61.460400; y2(417) = 4.794900; y3(417) = 1.004444; y4(417) = 0.889500;
y1(418) = 61.651100; y2(418) = 4.797400; y3(418) = 1.009667; y4(418) = 0.892100;
y1(419) = 61.802605; y2(419) = 4.828800; y3(419) = 1.009445; y4(419) = 0.887700;
y1(420) = 62.061604; y2(420) = 4.818800; y3(420) = 1.013444; y4(420) = 0.887000;
y1(421) = 62.253399; y2(421) = 4.842500; y3(421) = 1.003667; y4(421) = 0.899500;
y1(422) = 62.312000; y2(422) = 4.865700; y3(422) = 1.012889; y4(422) = 0.891100;
y1(423) = 62.430504; y2(423) = 4.857299; y3(423) = 1.014222; y4(423) = 0.893800;
y1(424) = 62.532299; y2(424) = 4.886401; y3(424) = 1.009667; y4(424) = 0.897300;
y1(425) = 70.376701; y2(425) = 5.199800; y3(425) = 1.198222; y4(425) = 1.065600;
y1(426) = 67.634995; y2(426) = 5.236900; y3(426) = 1.078111; y4(426) = 0.962600;
y1(427) = 62.945503; y2(427) = 4.925700; y3(427) = 1.017222; y4(427) = 0.897900;
y1(428) = 63.116699; y2(428) = 4.934500; y3(428) = 1.022889; y4(428) = 0.904300;
y1(429) = 63.338703; y2(429) = 4.937100; y3(429) = 1.026333; y4(429) = 0.904100;
y1(430) = 63.541801; y2(430) = 4.964600; y3(430) = 1.019222; y4(430) = 0.906800;
y1(431) = 63.749401; y2(431) = 4.972000; y3(431) = 1.024667; y4(431) = 0.907800;
y1(432) = 63.927399; y2(432) = 4.981300; y3(432) = 1.031556; y4(432) = 0.906800;
y1(433) = 63.980904; y2(433) = 4.991700; y3(433) = 1.030555; y4(433) = 0.914200;
y1(434) = 64.076492; y2(434) = 5.015000; y3(434) = 1.033778; y4(434) = 0.915100;
y1(435) = 64.231697; y2(435) = 5.004100; y3(435) = 1.047222; y4(435) = 0.912700;
y1(436) = 64.334206; y2(436) = 5.025301; y3(436) = 1.032444; y4(436) = 0.919800;
y1(437) = 64.511208; y2(437) = 5.063200; y3(437) = 1.049667; y4(437) = 0.916000;
y1(438) = 64.655991; y2(438) = 5.076000; y3(438) = 1.034222; y4(438) = 0.918400;
y1(439) = 64.868202; y2(439) = 5.078700; y3(439) = 1.004667; y4(439) = 0.932500;
y1(440) = 65.084999; y2(440) = 5.076100; y3(440) = 1.043556; y4(440) = 0.923800;
y1(441) = 65.292397; y2(441) = 5.099000; y3(441) = 1.044333; y4(441) = 0.923000;
y1(442) = 65.500999; y2(442) = 5.106500; y3(442) = 1.046778; y4(442) = 0.924600;
y1(443) = 65.549896; y2(443) = 5.112800; y3(443) = 1.044667; y4(443) = 0.921100;
y1(444) = 65.675003; y2(444) = 5.123800; y3(444) = 1.053111; y4(444) = 0.927900;
y1(445) = 65.807205; y2(445) = 5.130500; y3(445) = 1.049444; y4(445) = 0.928100;
y1(446) = 65.897697; y2(446) = 5.150300; y3(446) = 1.047889; y4(446) = 0.922800;
y1(447) = 66.043198; y2(447) = 5.170701; y3(447) = 1.042555; y4(447) = 0.926400;
y1(448) = 66.290390; y2(448) = 5.178500; y3(448) = 1.051889; y4(448) = 0.929000;
y1(449) = 66.424393; y2(449) = 5.205900; y3(449) = 1.057111; y4(449) = 0.931900;
y1(450) = 66.666603; y2(450) = 5.213200; y3(450) = 1.059333; y4(450) = 0.932200;
y1(451) = 66.833206; y2(451) = 5.234800; y3(451) = 1.055222; y4(451) = 0.931800;
y1(452) = 67.101700; y2(452) = 5.227901; y3(452) = 1.028778; y4(452) = 0.955500;
y1(453) = 67.225700; y2(453) = 5.232600; y3(453) = 1.060667; y4(453) = 0.939800;
y1(454) = 67.293694; y2(454) = 5.253000; y3(454) = 1.065222; y4(454) = 0.940700;
y1(455) = 67.469009; y2(455) = 5.273200; y3(455) = 1.069111; y4(455) = 0.946000;
y1(456) = 67.538895; y2(456) = 5.286100; y3(456) = 1.062000; y4(456) = 0.936300;
y1(457) = 67.665199; y2(457) = 5.293500; y3(457) = 1.070222; y4(457) = 0.939400;
y1(458) = 67.862404; y2(458) = 5.336200; y3(458) = 1.062556; y4(458) = 0.939800;
y1(459) = 68.005402; y2(459) = 5.319700; y3(459) = 1.064000; y4(459) = 0.941100;
y1(460) = 68.251694; y2(460) = 5.346000; y3(460) = 1.063667; y4(460) = 0.942100;
y1(461) = 68.441101; y2(461) = 5.351900; y3(461) = 1.066889; y4(461) = 0.941000;
y1(462) = 68.681198; y2(462) = 5.356200; y3(462) = 1.069333; y4(462) = 0.945600;
y1(463) = 68.820702; y2(463) = 5.370300; y3(463) = 1.071222; y4(463) = 0.945500;
y1(464) = 68.869591; y2(464) = 5.393600; y3(464) = 1.151222; y4(464) = 0.969000;
y1(465) = 69.022400; y2(465) = 5.397400; y3(465) = 1.081000; y4(465) = 0.958400;
y1(466) = 69.094704; y2(466) = 5.402500; y3(466) = 1.081111; y4(466) = 0.955300;
y1(467) = 69.254807; y2(467) = 5.426199; y3(467) = 1.079556; y4(467) = 0.952600;
y1(468) = 69.418404; y2(468) = 5.439800; y3(468) = 1.079778; y4(468) = 0.949200;
y1(469) = 69.603996; y2(469) = 5.439400; y3(469) = 1.084222; y4(469) = 0.957600;
y1(470) = 69.815094; y2(470) = 5.469200; y3(470) = 1.083889; y4(470) = 0.958500;
y1(471) = 69.986801; y2(471) = 5.485800; y3(471) = 1.086111; y4(471) = 0.958800;
y1(472) = 70.264793; y2(472) = 5.484500; y3(472) = 1.085667; y4(472) = 0.954800;
y1(473) = 70.415398; y2(473) = 5.497700; y3(473) = 1.089111; y4(473) = 0.961600;
y1(474) = 70.489502; y2(474) = 5.518400; y3(474) = 1.087111; y4(474) = 0.965800;
y1(475) = 70.626099; y2(475) = 5.539600; y3(475) = 1.095000; y4(475) = 0.965100;
y1(476) = 70.952896; y2(476) = 5.541300; y3(476) = 1.162667; y4(476) = 0.978600;
y1(477) = 70.879395; y2(477) = 5.550900; y3(477) = 1.003111; y4(477) = 0.974900;
y1(478) = 71.054001; y2(478) = 5.571599; y3(478) = 1.097889; y4(478) = 0.963500;
y1(479) = 71.213699; y2(479) = 5.582600; y3(479) = 1.112111; y4(479) = 0.974800;
y1(480) = 71.436600; y2(480) = 5.585600; y3(480) = 0.996333; y4(480) = 0.981200;
y1(481) = 71.621704; y2(481) = 5.593200; y3(481) = 1.109222; y4(481) = 0.974000;
y1(482) = 71.871399; y2(482) = 5.622200; y3(482) = 1.108000; y4(482) = 0.977600;
y1(483) = 71.991898; y2(483) = 5.620200; y3(483) = 1.110555; y4(483) = 0.975800;
y1(484) = 72.082008; y2(484) = 5.638300; y3(484) = 1.107667; y4(484) = 0.975000;
y1(485) = 72.240494; y2(485) = 5.639200; y3(485) = 1.109222; y4(485) = 0.978200;
y1(486) = 72.428696; y2(486) = 5.656200; y3(486) = 1.110556; y4(486) = 0.978400;
y1(487) = 72.504601; y2(487) = 5.704000; y3(487) = 1.115889; y4(487) = 0.983700;
y1(488) = 72.640503; y2(488) = 5.683300; y3(488) = 1.178889; y4(488) = 0.993000;
y1(489) = 72.798599; y2(489) = 5.708099; y3(489) = 1.020667; y4(489) = 0.993200;
y1(490) = 73.018997; y2(490) = 5.728900; y3(490) = 1.010222; y4(490) = 0.992700;
y1(491) = 73.206604; y2(491) = 5.717700; y3(491) = 1.007667; y4(491) = 0.984600;
y1(492) = 73.465996; y2(492) = 5.738900; y3(492) = 1.012667; y4(492) = 0.987400;
y1(493) = 73.788200; y2(493) = 5.755600; y3(493) = 1.009111; y4(493) = 0.985900;
y1(494) = 74.001305; y2(494) = 5.748800; y3(494) = 1.012333; y4(494) = 0.991300;
y1(495) = 74.084305; y2(495) = 5.777600; y3(495) = 1.126667; y4(495) = 0.994900;
y1(496) = 74.233093; y2(496) = 5.793000; y3(496) = 1.016000; y4(496) = 0.988800;
y1(497) = 74.389603; y2(497) = 5.801600; y3(497) = 1.018667; y4(497) = 0.997300;
y1(498) = 74.543701; y2(498) = 5.815500; y3(498) = 1.017222; y4(498) = 1.002100;
y1(499) = 74.735298; y2(499) = 5.837901; y3(499) = 1.024444; y4(499) = 1.001600;
y1(500) = 74.992409; y2(500) = 5.864700; y3(500) = 1.108111; y4(500) = 1.024300;
y1(501) = 75.095398; y2(501) = 5.865600; y3(501) = 1.035778; y4(501) = 1.002500;
y1(502) = 75.284012; y2(502) = 5.879000; y3(502) = 1.034111; y4(502) = 1.003200;
y1(503) = 75.524300; y2(503) = 5.862000; y3(503) = 1.037667; y4(503) = 1.008000;
y1(504) = 75.562698; y2(504) = 5.911300; y3(504) = 1.033778; y4(504) = 1.008900;
y1(505) = 75.663803; y2(505) = 5.915599; y3(505) = 1.036111; y4(505) = 1.007200;
y1(506) = 75.818703; y2(506) = 5.931200; y3(506) = 1.035444; y4(506) = 1.011600;
y1(507) = 75.892403; y2(507) = 5.917201; y3(507) = 1.034000; y4(507) = 1.024200;
y1(508) = 76.082802; y2(508) = 5.930100; y3(508) = 1.036778; y4(508) = 1.010000;
y1(509) = 76.196503; y2(509) = 5.928200; y3(509) = 1.038667; y4(509) = 1.010400;
y1(510) = 76.419006; y2(510) = 5.969300; y3(510) = 1.039333; y4(510) = 1.009500;
y1(511) = 76.677200; y2(511) = 5.976199; y3(511) = 1.114334; y4(511) = 1.035300;
y1(512) = 76.762802; y2(512) = 6.009000; y3(512) = 1.072444; y4(512) = 1.032300;
y1(513) = 77.048203; y2(513) = 6.016100; y3(513) = 1.052667; y4(513) = 1.023900;
y1(514) = 77.158409; y2(514) = 6.012900; y3(514) = 1.049667; y4(514) = 1.022900;
y1(515) = 77.255394; y2(515) = 6.028900; y3(515) = 1.049667; y4(515) = 1.022000;
y1(516) = 77.345200; y2(516) = 6.033400; y3(516) = 1.050667; y4(516) = 1.016900;
y1(517) = 77.501801; y2(517) = 6.059000; y3(517) = 1.050889; y4(517) = 1.019100;
y1(518) = 77.618202; y2(518) = 6.081500; y3(518) = 1.058000; y4(518) = 1.019700;
y1(519) = 77.770004; y2(519) = 6.087000; y3(519) = 1.058222; y4(519) = 1.035300;
y1(520) = 77.925301; y2(520) = 6.091699; y3(520) = 1.062444; y4(520) = 1.031500;
y1(521) = 78.167892; y2(521) = 6.115500; y3(521) = 1.064889; y4(521) = 1.030500;
y1(522) = 78.338402; y2(522) = 6.106800; y3(522) = 1.065111; y4(522) = 1.038100;
y1(523) = 78.584801; y2(523) = 6.171900; y3(523) = 1.166444; y4(523) = 1.062300;
y1(524) = 78.744499; y2(524) = 6.144400; y3(524) = 1.081556; y4(524) = 1.050500;
y1(525) = 78.782692; y2(525) = 6.175100; y3(525) = 1.084334; y4(525) = 1.048800;
y1(526) = 78.938698; y2(526) = 6.181300; y3(526) = 1.094667; y4(526) = 1.059200;
y1(527) = 79.046509; y2(527) = 6.190300; y3(527) = 1.093778; y4(527) = 1.057900;
y1(528) = 79.207199; y2(528) = 6.189500; y3(528) = 1.094556; y4(528) = 1.063800;
y1(529) = 79.348007; y2(529) = 6.213600; y3(529) = 1.092889; y4(529) = 1.050900;
y1(530) = 79.596207; y2(530) = 6.202001; y3(530) = 1.094000; y4(530) = 1.058900;
y1(531) = 79.704300; y2(531) = 6.234700; y3(531) = 1.090000; y4(531) = 1.057000;
y1(532) = 79.950798; y2(532) = 6.263300; y3(532) = 1.098000; y4(532) = 1.067200;
y1(533) = 80.137611; y2(533) = 6.264900; y3(533) = 1.174778; y4(533) = 1.089300;
y1(534) = 80.434494; y2(534) = 6.276400; y3(534) = 1.127000; y4(534) = 1.074100;
y1(535) = 80.481300; y2(535) = 6.270600; y3(535) = 1.107889; y4(535) = 1.070700;
y1(536) = 80.613403; y2(536) = 6.291500; y3(536) = 1.114111; y4(536) = 1.076000;
y1(537) = 80.746704; y2(537) = 6.306700; y3(537) = 1.114444; y4(537) = 1.078300;
y1(538) = 80.844200; y2(538) = 6.314200; y3(538) = 1.110667; y4(538) = 1.071100;
y1(539) = 81.009102; y2(539) = 6.340000; y3(539) = 1.113778; y4(539) = 1.079500;
y1(540) = 81.120193; y2(540) = 6.355500; y3(540) = 1.112111; y4(540) = 1.077300;
y1(541) = 81.333893; y2(541) = 6.385099; y3(541) = 1.114333; y4(541) = 1.076100;
y1(542) = 81.514198; y2(542) = 6.367400; y3(542) = 1.122222; y4(542) = 1.088500;
y1(543) = 81.754303; y2(543) = 6.392400; y3(543) = 1.122445; y4(543) = 1.088000;
y1(544) = 81.965309; y2(544) = 6.400600; y3(544) = 1.215444; y4(544) = 1.111300;
y1(545) = 82.076202; y2(545) = 6.405500; y3(545) = 1.136778; y4(545) = 1.091400;
y1(546) = 82.121300; y2(546) = 6.415700; y3(546) = 1.132333; y4(546) = 1.087200;
y1(547) = 82.333801; y2(547) = 6.439101; y3(547) = 1.216444; y4(547) = 1.138500;
y1(548) = 82.384995; y2(548) = 6.446900; y3(548) = 1.151444; y4(548) = 1.101200;
y1(549) = 82.571999; y2(549) = 6.473300; y3(549) = 1.147222; y4(549) = 1.105700;
y1(550) = 82.717598; y2(550) = 6.463700; y3(550) = 1.149000; y4(550) = 1.101100;
y1(551) = 82.887398; y2(551) = 6.476800; y3(551) = 1.153000; y4(551) = 1.102800;
y1(552) = 83.082901; y2(552) = 6.512100; y3(552) = 1.138556; y4(552) = 1.102400;
y1(553) = 83.350906; y2(553) = 6.525701; y3(553) = 1.146444; y4(553) = 1.110300;
y1(554) = 83.564499; y2(554) = 6.533200; y3(554) = 1.148556; y4(554) = 1.101900;
y1(555) = 83.672897; y2(555) = 6.532701; y3(555) = 1.299889; y4(555) = 1.480000;
y1(556) = 83.814499; y2(556) = 6.539900; y3(556) = 1.165333; y4(556) = 1.120500;
y1(557) = 83.883202; y2(557) = 6.556800; y3(557) = 1.159111; y4(557) = 1.105900;
y1(558) = 84.036400; y2(558) = 6.577200; y3(558) = 1.162444; y4(558) = 1.112700;
y1(559) = 84.133896; y2(559) = 6.587299; y3(559) = 1.157667; y4(559) = 1.114100;
y1(560) = 84.334602; y2(560) = 6.606799; y3(560) = 1.166778; y4(560) = 1.128000;
y1(561) = 84.496498; y2(561) = 6.612801; y3(561) = 1.165778; y4(561) = 1.121600;
y1(562) = 84.749001; y2(562) = 6.616199; y3(562) = 1.165111; y4(562) = 1.122300;
y1(563) = 84.949303; y2(563) = 6.656400; y3(563) = 1.172444; y4(563) = 1.126100;
y1(564) = 85.178909; y2(564) = 6.635100; y3(564) = 1.172778; y4(564) = 1.119300;
y1(565) = 85.319901; y2(565) = 6.712801; y3(565) = 1.325111; y4(565) = 1.194700;
y1(566) = 85.428398; y2(566) = 6.674500; y3(566) = 1.193444; y4(566) = 1.130000;
y1(567) = 85.504601; y2(567) = 6.705400; y3(567) = 1.193889; y4(567) = 1.137400;
y1(568) = 85.663902; y2(568) = 6.714600; y3(568) = 1.192000; y4(568) = 1.139400;
y1(569) = 85.754295; y2(569) = 6.713900; y3(569) = 1.183778; y4(569) = 1.133000;
y1(570) = 85.977913; y2(570) = 6.730900; y3(570) = 1.192555; y4(570) = 1.137200;
y1(571) = 86.099197; y2(571) = 6.728101; y3(571) = 1.194000; y4(571) = 1.144500;
y1(572) = 86.338799; y2(572) = 6.780401; y3(572) = 1.188444; y4(572) = 1.141700;
y1(573) = 86.504715; y2(573) = 6.777200; y3(573) = 1.192667; y4(573) = 1.149400;
y1(574) = 86.776794; y2(574) = 6.793800; y3(574) = 1.205222; y4(574) = 1.148700;
y1(575) = 87.018898; y2(575) = 6.791700; y3(575) = 1.309000; y4(575) = 1.180900;
y1(576) = 87.155998; y2(576) = 6.833899; y3(576) = 1.213333; y4(576) = 1.153500;
y1(577) = 87.232994; y2(577) = 6.839700; y3(577) = 1.213333; y4(577) = 1.160100;
y1(578) = 87.418503; y2(578) = 6.818700; y3(578) = 1.210556; y4(578) = 1.159400;
y1(579) = 87.502602; y2(579) = 6.848200; y3(579) = 1.211555; y4(579) = 1.168000;
y1(580) = 87.677200; y2(580) = 6.901700; y3(580) = 1.214222; y4(580) = 1.154000;
y1(581) = 87.840797; y2(581) = 6.872401; y3(581) = 1.214111; y4(581) = 1.162500;
y1(582) = 88.039902; y2(582) = 6.871199; y3(582) = 1.211222; y4(582) = 1.162300;
y1(583) = 88.247002; y2(583) = 6.900301; y3(583) = 1.217667; y4(583) = 1.161800;
y1(584) = 88.490601; y2(584) = 6.916200; y3(584) = 1.221111; y4(584) = 1.164900;
y1(585) = 88.647293; y2(585) = 6.944601; y3(585) = 1.330222; y4(585) = 1.743000;
y1(586) = 88.765602; y2(586) = 6.951099; y3(586) = 1.240778; y4(586) = 1.175200;
y1(587) = 88.798698; y2(587) = 6.945300; y3(587) = 1.239111; y4(587) = 1.181200;
y1(588) = 88.971603; y2(588) = 6.953300; y3(588) = 1.239889; y4(588) = 1.180000;
y1(589) = 89.078415; y2(589) = 6.977900; y3(589) = 1.240111; y4(589) = 1.187000;
y1(590) = 89.242409; y2(590) = 7.001199; y3(590) = 1.244333; y4(590) = 1.177200;
y1(591) = 89.407692; y2(591) = 7.013299; y3(591) = 1.241778; y4(591) = 1.186700;
y1(592) = 89.634109; y2(592) = 7.006000; y3(592) = 1.249444; y4(592) = 1.192600;
y1(593) = 89.832397; y2(593) = 7.042100; y3(593) = 1.255556; y4(593) = 1.184700;
y1(594) = 89.984795; y2(594) = 7.041000; y3(594) = 1.252889; y4(594) = 1.199000;
y1(595) = 90.297310; y2(595) = 7.053000; y3(595) = 1.376778; y4(595) = 1.234800;
y1(596) = 90.331802; y2(596) = 7.070600; y3(596) = 1.271778; y4(596) = 1.206800;
y1(597) = 90.415100; y2(597) = 7.108600; y3(597) = 1.262667; y4(597) = 1.199600;
y1(598) = 90.542397; y2(598) = 7.087100; y3(598) = 1.260444; y4(598) = 1.198100;
y1(599) = 90.691299; y2(599) = 7.108900; y3(599) = 1.269444; y4(599) = 1.207700;
y1(600) = 90.815514; y2(600) = 7.114900; y3(600) = 1.265111; y4(600) = 1.205400;
y1(601) = 90.998199; y2(601) = 7.129300; y3(601) = 1.269667; y4(601) = 1.204100;
y1(602) = 91.139999; y2(602) = 7.152300; y3(602) = 1.263889; y4(602) = 1.209100;
y1(603) = 91.378899; y2(603) = 7.191900; y3(603) = 1.293000; y4(603) = 1.218100;
y1(604) = 92.120995; y2(604) = 7.160701; y3(604) = 1.384222; y4(604) = 1.239300;
y1(605) = 91.864906; y2(605) = 7.204700; y3(605) = 1.301667; y4(605) = 1.224700;
y1(606) = 91.963608; y2(606) = 7.191900; y3(606) = 1.300444; y4(606) = 1.214100;
y1(607) = 92.053200; y2(607) = 7.258900; y3(607) = 1.297667; y4(607) = 1.231000;
y1(608) = 92.145096; y2(608) = 7.227900; y3(608) = 1.295889; y4(608) = 1.230900;
y1(609) = 92.359711; y2(609) = 7.244300; y3(609) = 1.302333; y4(609) = 1.239100;
y1(610) = 92.414101; y2(610) = 7.232201; y3(610) = 1.293556; y4(610) = 1.232000;
y1(611) = 92.603394; y2(611) = 7.255900; y3(611) = 1.300111; y4(611) = 1.236300;
y1(612) = 92.798203; y2(612) = 7.249500; y3(612) = 1.302667; y4(612) = 1.239000;
y1(613) = 93.276993; y2(613) = 7.313300; y3(613) = 1.382000; y4(613) = 1.254400;
y1(614) = 93.212410; y2(614) = 7.314700; y3(614) = 1.354889; y4(614) = 1.258600;
y1(615) = 93.394501; y2(615) = 7.285500; y3(615) = 1.313000; y4(615) = 1.243900;
y1(616) = 93.683205; y2(616) = 7.334100; y3(616) = 1.322778; y4(616) = 1.249000;
y1(617) = 93.728897; y2(617) = 7.339601; y3(617) = 1.312667; y4(617) = 1.238800;
y1(618) = 93.841805; y2(618) = 7.365600; y3(618) = 1.345222; y4(618) = 1.247800;
y1(619) = 93.939400; y2(619) = 7.375600; y3(619) = 1.313667; y4(619) = 1.250400;
y1(620) = 94.311600; y2(620) = 7.389800; y3(620) = 1.325111; y4(620) = 1.255300;
y1(621) = 100.151596; y2(621) = 7.912900; y3(621) = 1.386445; y4(621) = 1.298700;
y1(622) = 101.677200; y2(622) = 7.811200; y3(622) = 1.412111; y4(622) = 1.337700;
y1(623) = 94.710403; y2(623) = 7.420500; y3(623) = 1.354222; y4(623) = 1.307200;
y1(624) = 94.821999; y2(624) = 7.432100; y3(624) = 1.353667; y4(624) = 1.274500;
y1(625) = 95.015396; y2(625) = 7.408500; y3(625) = 1.353444; y4(625) = 1.278700;
y1(626) = 95.270195; y2(626) = 7.466199; y3(626) = 1.364889; y4(626) = 1.272900;
y1(627) = 95.320206; y2(627) = 7.462801; y3(627) = 1.357333; y4(627) = 1.276100;
y1(628) = 95.430801; y2(628) = 7.483700; y3(628) = 1.352333; y4(628) = 1.275800;
y1(629) = 95.561493; y2(629) = 7.475201; y3(629) = 1.357889; y4(629) = 1.268700;
y1(630) = 95.672897; y2(630) = 7.509900; y3(630) = 1.361000; y4(630) = 1.281100;
y1(631) = 95.809799; y2(631) = 7.525100; y3(631) = 1.361889; y4(631) = 1.287400;
y1(632) = 95.983994; y2(632) = 7.535000; y3(632) = 1.481000; y4(632) = 1.321100;
y1(633) = 96.159897; y2(633) = 7.539800; y3(633) = 1.392667; y4(633) = 1.303100;
y1(634) = 96.380402; y2(634) = 7.553500; y3(634) = 1.373667; y4(634) = 1.292500;
y1(635) = 96.579697; y2(635) = 7.564700; y3(635) = 1.370889; y4(635) = 1.288100;
y1(636) = 96.847107; y2(636) = 7.588500; y3(636) = 1.377000; y4(636) = 1.299900;
y1(637) = 96.974602; y2(637) = 7.602201; y3(637) = 1.372333; y4(637) = 1.292600;
y1(638) = 97.052795; y2(638) = 7.605299; y3(638) = 1.370667; y4(638) = 1.297700;
y1(639) = 97.181297; y2(639) = 7.615900; y3(639) = 1.378556; y4(639) = 1.297300;
y1(640) = 97.311501; y2(640) = 7.618600; y3(640) = 1.378000; y4(640) = 1.304000;
y1(641) = 97.979004; y2(641) = 7.618100; y3(641) = 1.525222; y4(641) = 1.358900;
y1(642) = 97.601097; y2(642) = 7.662000; y3(642) = 1.408889; y4(642) = 1.313300;
y1(643) = 97.803909; y2(643) = 7.654000; y3(643) = 1.413444; y4(643) = 1.317100;
y1(644) = 98.014297; y2(644) = 7.699000; y3(644) = 1.399222; y4(644) = 1.322000;
y1(645) = 98.198593; y2(645) = 7.705200; y3(645) = 1.397333; y4(645) = 1.304500;
y1(646) = 98.445602; y2(646) = 7.712100; y3(646) = 1.405222; y4(646) = 1.321200;
y1(647) = 98.571999; y2(647) = 7.725999; y3(647) = 1.409556; y4(647) = 1.323200;
y1(648) = 98.702805; y2(648) = 7.750001; y3(648) = 1.410333; y4(648) = 1.323000;
y1(649) = 98.776695; y2(649) = 7.731200; y3(649) = 1.421111; y4(649) = 1.331400;
y1(650) = 98.959702; y2(650) = 7.760900; y3(650) = 1.438222; y4(650) = 1.389700;
y1(651) = 99.084412; y2(651) = 7.766700; y3(651) = 1.441667; y4(651) = 1.359200;
y1(652) = 99.232597; y2(652) = 7.792700; y3(652) = 1.435111; y4(652) = 1.347100;
y1(653) = 99.402298; y2(653) = 7.783801; y3(653) = 1.423000; y4(653) = 1.344500;
y1(654) = 99.612297; y2(654) = 7.815699; y3(654) = 1.436444; y4(654) = 1.350500;
y1(655) = 99.837692; y2(655) = 7.806400; y3(655) = 1.436111; y4(655) = 1.355400;
y1(656) = 100.060898; y2(656) = 7.817900; y3(656) = 1.443667; y4(656) = 1.346500;
y1(657) = 100.847496; y2(657) = 7.872200; y3(657) = 3.283000; y4(657) = 2.322700;
y1(658) = 101.067696; y2(658) = 7.845399; y3(658) = 3.371778; y4(658) = 2.324800;
y1(659) = 101.236710; y2(659) = 7.866600; y3(659) = 3.297445; y4(659) = 2.323900;
y1(660) = 101.476700; y2(660) = 7.882600; y3(660) = 3.314334; y4(660) = 2.335000;
y1(661) = 101.644402; y2(661) = 7.931800; y3(661) = 3.309222; y4(661) = 2.349300;
y1(662) = 101.877701; y2(662) = 7.933400; y3(662) = 3.332556; y4(662) = 2.354300;
y1(663) = 102.095299; y2(663) = 7.948600; y3(663) = 3.328778; y4(663) = 2.356200;
y1(664) = 102.350502; y2(664) = 7.960700; y3(664) = 3.349667; y4(664) = 2.370100;
y1(665) = 102.578506; y2(665) = 7.960400; y3(665) = 3.370444; y4(665) = 2.377000;
y1(666) = 103.213211; y2(666) = 7.987100; y3(666) = 3.479222; y4(666) = 2.389100;
y1(667) = 103.044998; y2(667) = 8.004400; y3(667) = 3.426333; y4(667) = 2.392100;
y1(668) = 103.158409; y2(668) = 7.995399; y3(668) = 3.430333; y4(668) = 2.401200;
y1(669) = 103.297501; y2(669) = 8.014600; y3(669) = 3.426778; y4(669) = 2.396500;
y1(670) = 103.423203; y2(670) = 8.032201; y3(670) = 3.441556; y4(670) = 2.417000;
y1(671) = 103.612289; y2(671) = 8.041600; y3(671) = 3.455555; y4(671) = 2.426500;
y1(672) = 103.765808; y2(672) = 8.049000; y3(672) = 3.477556; y4(672) = 2.430000;
y1(673) = 103.953697; y2(673) = 8.056300; y3(673) = 3.491667; y4(673) = 2.443000;
y1(674) = 104.181801; y2(674) = 8.119699; y3(674) = 3.685666; y4(674) = 2.507600;
y1(675) = 104.317101; y2(675) = 8.087300; y3(675) = 3.551333; y4(675) = 2.449100;
y1(676) = 104.588905; y2(676) = 8.108801; y3(676) = 3.551778; y4(676) = 2.460400;
y1(677) = 104.790207; y2(677) = 8.103999; y3(677) = 3.573222; y4(677) = 2.484900;
y1(678) = 104.879105; y2(678) = 8.112400; y3(678) = 3.585556; y4(678) = 2.478100;
y1(679) = 104.964294; y2(679) = 8.156500; y3(679) = 3.570666; y4(679) = 2.481400;
y1(680) = 105.122787; y2(680) = 8.139800; y3(680) = 3.595889; y4(680) = 2.492300;
y1(681) = 105.223892; y2(681) = 8.152000; y3(681) = 3.615111; y4(681) = 2.493500;
y1(682) = 105.374695; y2(682) = 8.165700; y3(682) = 3.739111; y4(682) = 2.514500;
y1(683) = 105.528503; y2(683) = 8.174800; y3(683) = 3.658889; y4(683) = 2.513000;
y1(684) = 105.699600; y2(684) = 8.223000; y3(684) = 3.684333; y4(684) = 2.518100;
y1(685) = 105.909706; y2(685) = 8.212399; y3(685) = 3.664222; y4(685) = 2.525600;
y1(686) = 106.122208; y2(686) = 8.222700; y3(686) = 3.690889; y4(686) = 2.534100;
y1(687) = 106.343491; y2(687) = 8.254100; y3(687) = 3.696778; y4(687) = 2.541900;
y1(688) = 106.482201; y2(688) = 8.271601; y3(688) = 3.719333; y4(688) = 2.552000;
y1(689) = 106.569496; y2(689) = 8.274800; y3(689) = 3.735111; y4(689) = 2.551200;
y1(690) = 106.674294; y2(690) = 8.272700; y3(690) = 3.868889; y4(690) = 2.576300;
y1(691) = 106.813210; y2(691) = 8.301901; y3(691) = 3.793889; y4(691) = 2.570400;
y1(692) = 106.944199; y2(692) = 8.314700; y3(692) = 3.793000; y4(692) = 2.578000;
y1(693) = 107.091202; y2(693) = 8.304201; y3(693) = 3.805000; y4(693) = 2.581800;
y1(694) = 107.299789; y2(694) = 8.307600; y3(694) = 3.826667; y4(694) = 2.598500;
y1(695) = 107.496498; y2(695) = 8.366400; y3(695) = 3.830889; y4(695) = 2.601000;
y1(696) = 107.667091; y2(696) = 8.365200; y3(696) = 3.845000; y4(696) = 2.613800;
y1(697) = 107.875610; y2(697) = 8.373501; y3(697) = 3.861778; y4(697) = 2.614800;
y1(698) = 108.084305; y2(698) = 8.374000; y3(698) = 4.005333; y4(698) = 2.642200;
y1(699) = 108.195900; y2(699) = 8.403000; y3(699) = 3.908111; y4(699) = 2.644700;
y1(700) = 108.297592; y2(700) = 8.423700; y3(700) = 3.918778; y4(700) = 2.635800;
y1(701) = 108.405502; y2(701) = 8.431000; y3(701) = 3.929778; y4(701) = 2.650500;
y1(702) = 108.516502; y2(702) = 8.438900; y3(702) = 3.937000; y4(702) = 2.662400;
y1(703) = 108.947914; y2(703) = 8.444700; y3(703) = 3.958667; y4(703) = 2.679400;
y1(704) = 108.915306; y2(704) = 8.479400; y3(704) = 3.995667; y4(704) = 2.679800;
y1(705) = 109.055298; y2(705) = 8.479300; y3(705) = 4.083334; y4(705) = 2.684800;
y1(706) = 109.222000; y2(706) = 8.491099; y3(706) = 4.038111; y4(706) = 2.685000;
y1(707) = 109.473694; y2(707) = 8.500200; y3(707) = 4.047445; y4(707) = 2.706800;
y1(708) = 109.664207; y2(708) = 8.511500; y3(708) = 4.059333; y4(708) = 2.715100;
y1(709) = 109.772293; y2(709) = 8.562201; y3(709) = 4.068889; y4(709) = 2.706300;
y1(710) = 109.843002; y2(710) = 8.540701; y3(710) = 4.078222; y4(710) = 2.720600;
y1(711) = 109.980103; y2(711) = 8.580600; y3(711) = 4.097000; y4(711) = 2.730200;
y1(712) = 110.115906; y2(712) = 8.567900; y3(712) = 4.121667; y4(712) = 2.734500;
y1(713) = 110.248901; y2(713) = 8.572901; y3(713) = 4.253667; y4(713) = 2.746300;
y1(714) = 110.627197; y2(714) = 8.618299; y3(714) = 4.063889; y4(714) = 2.750500;
y1(715) = 110.576889; y2(715) = 8.606500; y3(715) = 4.071222; y4(715) = 2.765500;
y1(716) = 110.766907; y2(716) = 8.621100; y3(716) = 4.072778; y4(716) = 2.769700;
y1(717) = 110.997093; y2(717) = 8.625900; y3(717) = 4.074778; y4(717) = 2.774700;
y1(718) = 111.229599; y2(718) = 8.646502; y3(718) = 4.109334; y4(718) = 2.788100;
y1(719) = 111.349792; y2(719) = 8.662300; y3(719) = 4.137777; y4(719) = 2.806200;
y1(720) = 111.535202; y2(720) = 8.681499; y3(720) = 4.326000; y4(720) = 2.821600;
y1(721) = 111.530396; y2(721) = 8.698500; y3(721) = 4.195778; y4(721) = 2.817800;
y1(722) = 111.676498; y2(722) = 8.705500; y3(722) = 4.193222; y4(722) = 2.822300;
y1(723) = 111.812500; y2(723) = 8.728700; y3(723) = 4.225889; y4(723) = 2.838000;
y1(724) = 111.955002; y2(724) = 8.713000; y3(724) = 4.232222; y4(724) = 2.850400;
y1(725) = 112.373001; y2(725) = 8.780000; y3(725) = 4.242111; y4(725) = 2.853400;
y1(726) = 112.356796; y2(726) = 8.757100; y3(726) = 4.253111; y4(726) = 2.859600;
y1(727) = 112.533104; y2(727) = 8.755499; y3(727) = 4.272333; y4(727) = 2.871300;
y1(728) = 113.066391; y2(728) = 8.803100; y3(728) = 4.439333; y4(728) = 2.881200;
y1(729) = 112.878098; y2(729) = 8.775299; y3(729) = 4.314667; y4(729) = 2.879900;
y1(730) = 112.963699; y2(730) = 8.799100; y3(730) = 4.341667; y4(730) = 2.885300;
y1(731) = 113.082108; y2(731) = 8.797000; y3(731) = 4.348333; y4(731) = 2.906600;
plot(x,y1,x,y2,x,y3,x,y4);
print(gcf,'-djpeg','average.jpg')%
